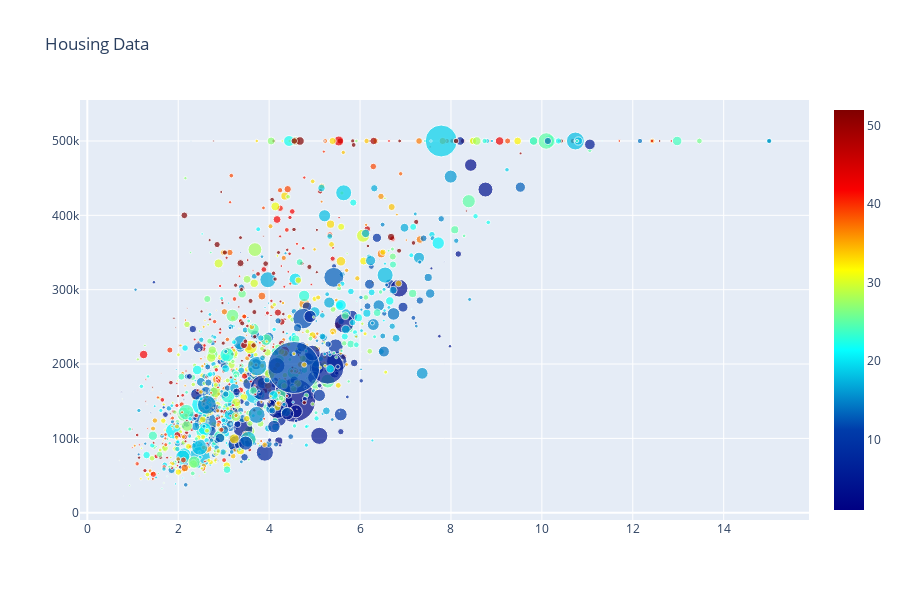

Notebook source saved alongside this figure:
### Code cell
fig = go.Figure(data = data,
                layout = layout)

offline.iplot(fig)

### Figure 1 — Plotly figure (JSON) as saved in the notebook; plotly's stock layout.template omitted (floating-point values rounded to 4 significant figures; data arrays with more than 128 entries replaced by an {"elided": "..."} marker saying what was removed)
{"data": [{"marker": {"color": {"elided": "1445 int values"}, "colorscale": [[0, "rgb(0,0,131)"], [0.2, "rgb(0,60,170)"], [0.4, "rgb(5,255,255)"], [0.6, "rgb(255,255,0)"], [0.8, "rgb(250,0,0)"], [1, "rgb(128,0,0)"]], "showscale": true, "size": {"elided": "1445 int values"}, "sizeref": 500}, "mode": "markers", "type": "scatter", "x": {"elided": "1445 float values"}, "y": {"elided": "1445 int values"}}], "layout": {"height": 600, "hovermode": "closest", "title": {"text": "Housing Data"}, "width": 900}}
